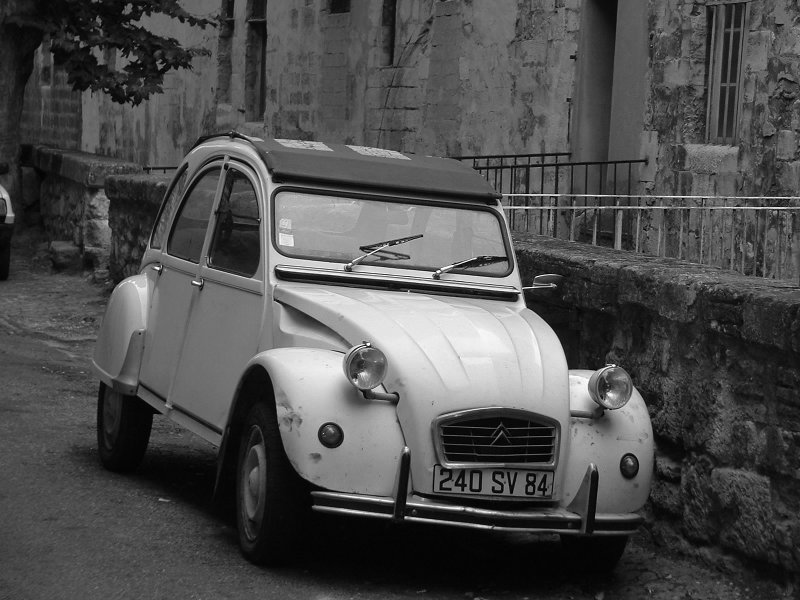
#> input picture 8/images/dolly.png, 800 x 600 px
$ jupyter execute --allow-errors sheet07.ipynb   (shell and % lines are left out)
#> lines starting #> are read from the running program, lines starting #| are printed output that depends on the picture
Osnabrück University - Computer Vision (Winter Term 2021/22) - Prof. Dr.-Ing. G. Heidemann, Ulf Krumnack, Axel Schaffland

# Exercise Sheet 07: Fourier Transform

## Introduction

This week's sheet should be solved and handed in before the end of **Tuesday, January 11, 2022**. Therefore, the sheet is a bit longer and you can get a total of 26 points. If you need help (and Google and other resources were not enough), feel free to contact your groups' designated tutor or whomever of us you run into first. Please upload your results to your group's Stud.IP folder.

**HINT: There is a bonus exercise in the end. If you do this bonus exercise you may leave out one of the other exercises.**

## Assignment 0: Math recap (Expectation and Variance) [0 Points]

This exercise is supposed to be very easy, does not give any points, and is voluntary. There will be a similar exercise on every sheet. It is intended to revise some basic mathematical notions that are assumed throughout this class and to allow you to check if you are comfortable with them. Usually you should have no problem to answer these questions offhand, but if you feel unsure, this is a good time to look them up again. You are always welcome to discuss questions with the tutors or in the practice session. Also, if you have a (math) topic you would like to recap, please let us know.

**a)** What is the relation between mean and expectated value? How to compute it?

YOUR ANSWER HERE

**b)** What is the variance? What does it express? Why is there a square in the formula?

YOUR ANSWER HERE

**c)** Can you compute mean and variance of a given 1-dimensional dataset (e.g., $D=\{9,10,11,7,13\}$). Can you do the same for a 3-dimensional dataset (e.g., D=\{(1,10,9), (1,10,10), (10,10,11), (19,10,7), (19,10,13)\})?

YOUR ANSWER HERE

[cell 1]
# YOUR CODE HERE

## Exercise 1: Understanding Fourier Transform [7 points]

This exercise aims at getting some intuition of finite, 2d-Fourier transform.

*Hint:* Python and numpy can deal with complex numbers: `np.real()` and `np.imag()` provide the real and imaginary parts. `np.abs()` and `np.angle()` provide amplitude and phase. `np.conj()` gives the complex conjugate.

**a)** Transform the image `dolly.png` into the frequency space (you may use the function
`numpy.fft.fft2`). The result will be a complex matrix. Plot histograms for the amplitude and phase
values. You may take the logarithm of the amplitude to enhance contrast.

[cell 2]
import numpy as np
import matplotlib.pyplot as plt
from skimage.color import rgb2gray

from numpy.fft import fft2, ifft2, fftshift

plt.gray()

img = plt.imread('images/dolly.png')
#> img is the input picture: shape (600, 800) float32; min 0, max 1, mean 0.305

img_ft = fft2(img)

amplitude = np.abs(img_ft)
phase = np.angle(img_ft)

f, ax = plt.subplots(2,2)
ax[0,0].imshow(img)
ax[0,1].set_title("Log amplitude histogram")
ax[0,1].hist(amplitude.flatten(), bins=50, log=False)

ax[1,0].set_title("amplitude histogram")
ax[1,0].hist(amplitude.flatten(), bins=50, log=False)

ax[1,1].set_title("Phase histogram")
ax[1,1].hist(phase.flatten(), bins=50)

f.tight_layout()
f.show()

**b)** Display the amplitude and phase in separate images. You may again take the logarithm of
the amplitude to enhance the contrast. You may also center the base frequency (see function `numpy.fft.fftshift`). Compare your results with CV-09, slide 33.

[cell 3]
import numpy as np
import matplotlib.pyplot as plt

img = plt.imread('images/dolly.png')

fig = plt.figure()


ax1 = fig.add_subplot(221)
plt.imshow(img)

ax2 = fig.add_subplot(222)
plt.imshow(np.log(amplitude))
plt.title("log amplitude")


fig2 = plt.figure()
ax3 = fig2.add_subplot(221)
plt.imshow(phase>0)
plt.title("phase")

ax4 = fig2.add_subplot(222)
plt.imshow(amplitude)
plt.title("amplitude")

plt.show()

**c)** Transform the image back from the frequency space to the image space (again using `fft2`).
What do you observe? Explain and repair the result.

[cell 4]
import numpy as np
import matplotlib.pyplot as plt


plt.imshow(np.real(ifft2(np.abs(img_ft) * np.exp(1j * np.angle(img_ft)))))
plt.show()

f, axes = plt.subplots(1,2)
f.tight_layout()
axes[0].imshow(img)
axes[0].set_title("Original")
restored = ifft2(fft2(img))
axes[1].imshow(np.real(restored))
axes[1].set_title("ifft(fft(.))")
plt.show()

There is nothing to observe or repair, the two look identical.

**d)** Now restore the image, but only keep the amplitude and vary the phase. Try fixed phase
values (0, $\pi/2$,. . . ), a random phase matrix, or a noisy version of the original phase values.

[cell 5]
import numpy as np
import matplotlib.pyplot as plt

img = plt.imread('images/dollySquared.jpg')
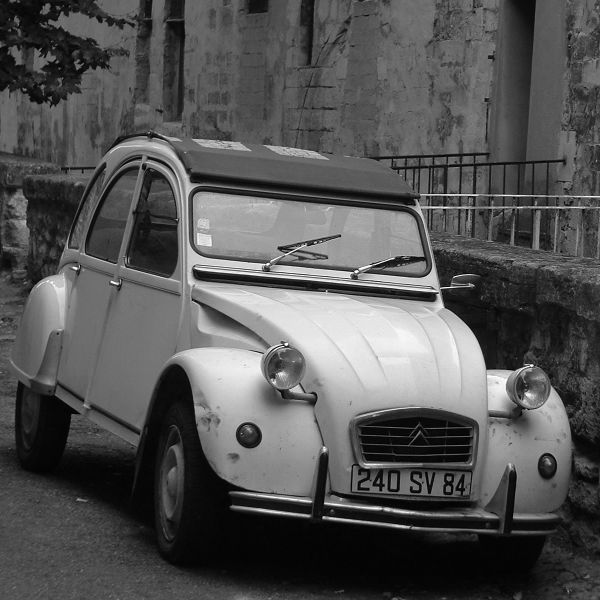
#> input picture 8/images/dollySquared.jpg, 600 x 600 px
#> img is the input picture: shape (600, 600); min 0, max 255, mean 83.7

# YOUR CODE HERE
def phase_amp_to_img(amplitude, phase):
    return np.real(ifft2(amplitude * np.exp(1j * phase)))

amplitude = np.abs(img_ft)
phase_random = np.random.uniform(phase.min(), phase.max(), phase.shape)
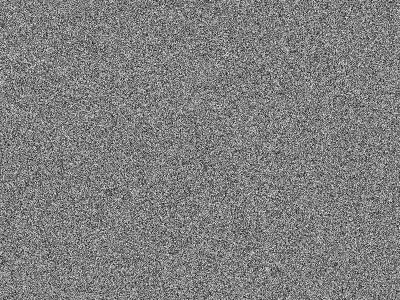
#> phase_random: shape (600, 800) float64 (shown at 1/2 size); min -3.14, max 3.14, mean -0.00199; drawn with min black and max white
phase_disturbed = phase + np.random.normal(size=phase.shape)
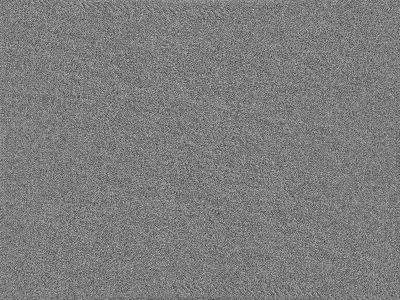
#> phase_disturbed: shape (600, 800) float64 (shown at 1/2 size); min -7, max 7.25, mean 0.00125; drawn with min black and max white
phase_constants = [np.full(phase.shape, value) for value in (k * np.pi / 2 for k in range(0, 5))]

f, ax = plt.subplots(2,4)
f.delaxes(ax[-1,-1])
f.tight_layout()
images = [ phase_amp_to_img(amplitude, phase_random),
        phase_amp_to_img(amplitude, phase_disturbed) ] + list(map(lambda p:phase_amp_to_img(amplitude, p), phase_constants))
#> in phase_amp_to_img (call 6), `return np.real(ifft2(amplitude * np.exp(1j * phase)))`:
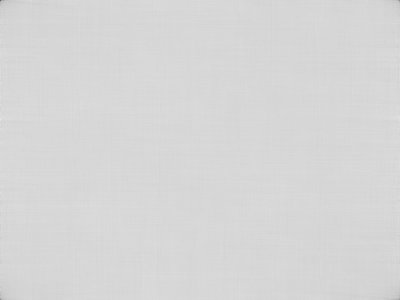
#> returned value: shape (600, 800) float64 (shown at 1/2 size); min -6.32e-15, max 1.12e-15, mean -5.59e-17; drawn with min black and max white
#> images = 7 items
titles = ['Random', 'Disturbed'] + ['Const %d*pi/2' % k for k in range(0, 5)]
for i in range(0, 7):
    ax[i//4, i % 4].imshow(images[i])
    ax[i//4, i % 4].set_title(titles[i])
plt.show()

**e)** We do the same, but now we keep the phase while varying the amplitude values, i.e. constant,
amplitude, randomly distributed amplitudes and noisy versions of the the original values.

Explain the results!

[cell 6]
import numpy as np
import matplotlib.pyplot as plt

img = plt.imread('images/dolly.png')

# Perform (fast) Fourier transform
ft = np.fft.fft2(img)

# Get amplitude and phase
amplitude = np.abs(ft)
phase = np.angle(ft)

amplitudes = []
amplitudes.append((amplitude, "original amplitude"))
amplitudes.append((np.zeros(amplitude.shape), "zero amplitude"))
amplitudes.append((np.ones(amplitude.shape)*amplitude.max(), "constant amplitude"))
amplitudes.append((np.random.rand(*amplitude.shape), "random amplitude"))
amplitudes.append((amplitude, "original amplitude"))

plt.figure(figsize=(12, 16)); plt.gray()
plt.subplot(3, 2, 1); plt.axis('off'); plt.imshow(img); plt.title('Original')

for i, (amp, tit) in enumerate(amplitudes):
    ft0 = amp * np.exp(1j * phase)
    img0 = np.abs(np.fft.ifft2(ft0))
    plt.subplot(3, 2, 2+i); plt.axis('off'); plt.title(tit)
    plt.imshow(img0)
#> this loop made 5 passes
#> tit on passes 1 to 5: 'original amplitude', 'zero amplitude', 'constant amplitude', 'random amplitude', 'original amplitude'
#> pass 3, `img0 = np.abs(np.fft.ifft2(ft0))`:
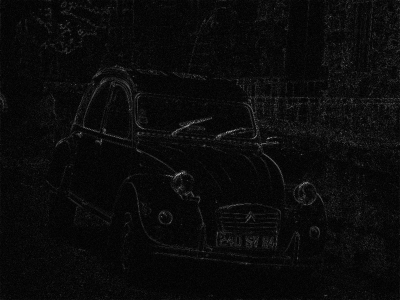
#> img0: shape (600, 800) float64 (shown at 1/2 size); min 0.00118, max 3288.2, mean 142.3; drawn with min black and max white

plt.show()

The Phase of a picture contains information about the structure of an image. Because the Phase is kept in this example, the structure of the car can be guessed. The amplitude on the other hand, provides how birght the waves of an image are. This is why the example images given above are that dark.

## Exercise 2: Implementing Fourier Transform [6 points]

**a)**
Explain in your own words the idea of Fourier transform. What is the frequency space? What does a point in that space represent?

YOUR ANSWER HERE

**b)** First implement a one-dimensional discrete version of Fourier transform, i.e. use the formula
$$ c_n = \sum_{x=0}^{L-1} f(x)\cdot e^{-\tfrac{2\pi i\cdot n}{L}\cdot x} \qquad \text{for $n=0,\ldots,L-1$}$$
for complex valued coefficients.

Plot the graph and the results of your Fourier transform, using the Matplotlib function `plot()`, for different functions. Compare your results with the output of the function `numpy.fft.fft`.

[cell 7]
import numpy as np
from scipy import misc
import matplotlib.pyplot as plt


# [18 lines left out: function fourier1d, not called in this run]


# number of points
L = np.arange(100)


def gaussian(x, mu, sig):
    return np.exp(-np.power(x - mu, 2.) / (2 * np.power(sig, 2.)))


# [6 lines of commented-out code are left out]
#> (the rest of this cell did not finish here and is left out)

**c)** Now implement a 2-dimensional version of Fourier transform for images, using the formula from the lecture. Compare your result with the output of `fft2`.

[cell 8]
import numpy as np
import matplotlib.pyplot as plt
from skimage.transform import rescale

def fourier2d(img):
    """
    Perform discrete 2D Fourier transform of a given image.

    Args:
        img (ndarray): Input image.

    Returns:

    """

    # YOUR CODE HERE ----------------------------------------------------------------------------------------------
    ft = np.zeros(img.shape, dtype=complex)
    M = img.shape[0]
    N = img.shape[1]
    for u in range(0, img.shape[0]):
        for v in range(0, img.shape[1]):
            # use meshgrid to make (xx,yy) pairs for all coords in x and y.
            # Like this we can evaluate the expression on a grid with fixed u, v
            # for all values of x and y at once
            xx, yy = np.meshgrid(np.arange(M), np.arange(N))
            ft[u,v] = np.sum(img[xx, yy] * np.exp(-1j * 2 * np.pi * (u*xx/M +v*yy/N)))
    #--------------------------------------------------------------------------------------------------------------
    print("done")
    return ft


# Now (visually) compare your results with np.fft.fft2
img = plt.imread('images/dolly.png')
img = rescale(img, 0.2)
#> img: shape (120, 160) float32

# YOUR CODE HERE --------------------------------------------------------------------------------------------------
print("first")

img_ft = fft2(img)
img_ft_shift = fftshift(img_ft)

amplitude = np.abs(img_ft_shift)
#> amplitude: shape (120, 160) float64
phase = np.angle(img_ft)
#> phase: shape (120, 160) float64

my_img_ft = fourier2d(img)
my_img_ft_shift = fftshift(img_ft)

my_amplitude = np.abs(my_img_ft_shift)
my_phase = np.angle(my_img_ft)

f, ax = plt.subplots(4,2)
ax[0,0].set_title("NP Log amplitude information")
ax[0,0].imshow(np.log(amplitude))
ax[0,1].set_title("NP Log amplitude histogram")
# histograms?? how do I get the power spectrum?
ax[0,1].hist(amplitude.flatten(), bins=200, log=True)

ax[1,0].set_title("NP Phase information")
ax[1,0].imshow(phase)
ax[1,1].set_title("NP Phase histogram")
ax[1,1].hist(phase.flatten(), bins=200)

ax[2,0].set_title("My Log amplitude information")
ax[2,0].imshow(np.log(my_amplitude))
ax[2,1].set_title("My Log amplitude histogram")
# histograms?? how do I get the power spectrum?
ax[2,1].hist(my_amplitude.flatten(), bins=200, log=True)

ax[3,0].set_title("My Phase information")
ax[3,0].imshow(my_phase)
ax[3,1].set_title("My Phase histogram")
ax[3,1].hist(my_phase.flatten(), bins=200)

f.tight_layout()

#-----------------------------------------------------------------------------------------------------------------#

plt.show()

## Exercise 3: Convolution theorem [7 points]

**a)** What does the convolution theorem state and what are its practical consequences?

In mathematics and in particular, functional analysis, convolution is a mathematical operator which takes two functions f and g and produces a third function that in a sense represents the amount of overlap between f and a reversed and translated version of g. A convolution is a kind of very general moving average, as one can see by taking one of the functions to be an indicator function of an interval.
The relationship between the spatial domain and the frequency domain can be established by convolution theorem.

**b)**
When introducing convolution, we have discussed different methods to deal with boundary pixels. From the perspective of Fourier analysis, what is the natural way to deal with this problem?

$$r(x) = {g * h}(x) = \mathfrak{F}^{-1}{G \cdot H} $$

**c)** What is the complexity for computing a convolution using the convolution theorem? Compare this with your complexity results from sheet 01, Assignment 1(c).

? 2D / 1D ? Convolution

FFT   2D  O(n^2 log^2 n)  --> O(n^4)
FFT   3D  O(n^3 log^3 n) -->  O(n^6)

**d)** Proof the convolution theorem.

YOUR ANSWER HERE

## Exercise 4: Filter design and frequency space[6 points]

**a)** Create and plot the kernels of box filter and binomial filter in frequency space. Vary the the kernel size. What do you observe?

[cell 9]
import numpy as np
import matplotlib.pyplot as plt
from scipy.special import binom

kernel_size = 13 # vary this
image_size = 100

# compute the kernel
box_kernel = np.zeros((image_size,image_size))
binomial_kernel = np.zeros((image_size,image_size))

# YOUR CODE HERE

box_frequencies = np.fft.fftshift(np.fft.fft2(box_kernel))
binomial_frequencies = np.fft.fftshift(np.fft.fft2(binomial_kernel))

# plot kernel in frequency space
plt.figure(figsize=(12,6))
plt.gray()
plt.subplot(1,2,1)
plt.title(f"Box filter (size={kernel_size})")
plt.imshow(np.abs(box_frequencies))
plt.plot(np.arange(image_size), np.abs(box_frequencies)[image_size//2]*image_size)
plt.ylim(0, image_size-1)
plt.subplot(1,2,2)
plt.title(f"Binomial filter (size={kernel_size})")
plt.imshow(np.abs(binomial_frequencies))
plt.plot(np.arange(image_size), np.abs(binomial_frequencies)[image_size//2]*image_size)
plt.ylim(0, image_size-1)
plt.show()

YOUR ANSWER HERE

**b)** Implement a low pass filter and apply it to the given image with different cut off frequencies $F_\max$. What do you observe? Explain that observation and discuss how to improve the result.

[cell 10]
import numpy as np
import matplotlib.pyplot as plt
import imageio

f_max = 30
#> (the rest of this cell did not finish here and is left out)

YOUR ANSWER HERE

**c)** What is a good kernel size for a Gaussian filter? Justify your answer.

YOUR ANSWER HERE

**d)** Describe impulse ("salt and pepper") noise and explain what kind of filter should be used to remove such noise.

YOUR ANSWER HERE

## Exercise 5: Applying Fourier Transform [Bonus]

If you solve this exercise you may leave out one of the other exercises.

**a)** In order to apply the Custom Structuring Element to our satelite image in Assignment 4 of Sheet 3 we had to rotate the image. We had to measure the rotation angle by hand. We can now do this automatically via Fourier Transform.

1. Apply Fourier transform to the `img_gray`. The resulting amplitude should show the angle of the black lines.

1. Try to automatically get the rotation angle from the Fourier space. There are different ways to achieve this.
   Hints:
   * You may threshold the amplitudes, to only keep “relevant” values. You can then compute the angle of the largest relevant value.
   * Alternatively, you may apply methods you know from other lectures to get the main component and compute its angle.

1. Rotate the image back to its originally intended orientation (`skimage.transform.rotate`).

[cell 11]
import numpy as np
from skimage import color
from skimage.transform import hough_line, hough_line_peaks
from skimage.transform import rotate
import matplotlib.pyplot as plt
from scipy.ndimage.morphology import binary_erosion

img = plt.imread('images/landsat_stack2.png')
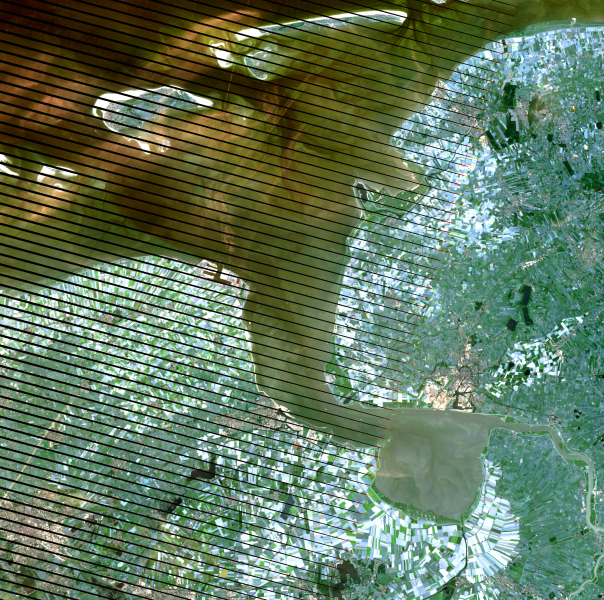
#> input picture 8/images/landsat_stack2.png, 604 x 600 px
#> img is the input picture: shape (600, 604, 3) float32; mean R, G, B 0.385, 0.473, 0.371
img_gray = color.rgb2gray(img)
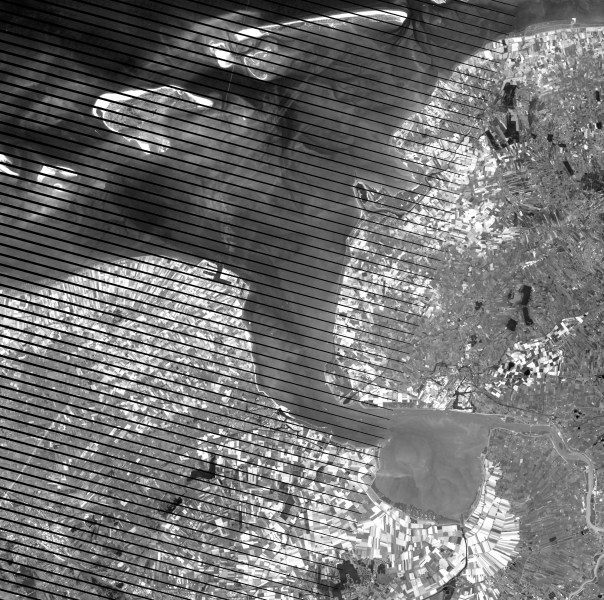
#> img_gray: shape (600, 604) float32; min 0, max 1, mean 0.447

# YOUR CODE HERE

text_thresh = 240
img = img > text_thresh
#> img: shape (600, 604, 3) bool; every value is 0


structure = np.ones((2,2))

#img = binary_erosion(img_gray, structure)
img = img_gray


f = plt.figure()
ax = f.add_subplot(2,2,1)
ax.set_title("theta = %d + %s erosion" % (text_thresh, structure.shape))
ax.imshow(img)

ft = np.fft.fft2(img)
amp, phase = (np.abs(ft), np.angle(ft))
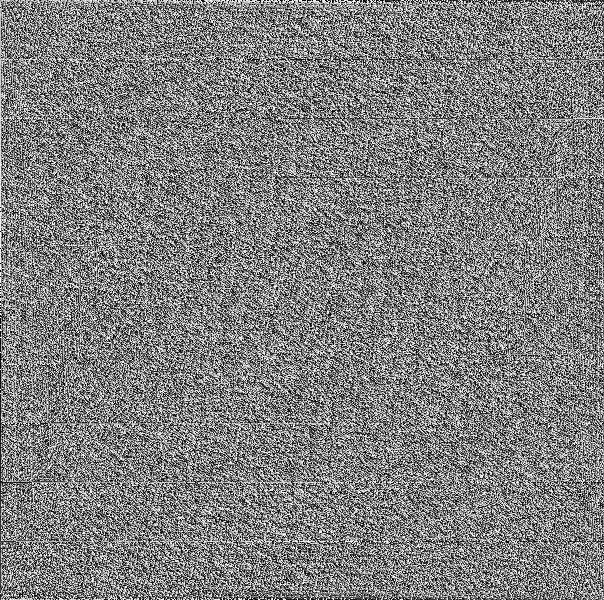
#> phase: shape (600, 604) float64; min -3.14, max 3.14, mean 1.25e-18; drawn with min black and max white

amp_thresh = 8
#amp[np.log(amp) < amp_thresh] = 0

ax = f.add_subplot(2,2,2)
ax.set_title("log((shift(amp) >= %d) + 1)" % (amp_thresh))
ax.imshow(np.log(np.fft.fftshift(amp + 1)))

hough, angles, dists = hough_line(amp)
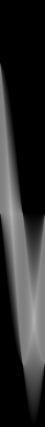
#> hough: shape (1705, 180) uint64 (shown at 1/4 size); min 0, max 1200, mean 212.6; drawn with min black and max white
#> angles = 180 values from -1.57 to 1.55; dists = 1705 values from -852 to 852
peak_vals, peak_angles, peak_dists = hough_line_peaks(hough, angles, dists)
#> peak_vals = 62 values, max 1200 at index 0, min 604 at index 59, mean 655.4; peak_angles = 62 values, max 1.55 at index 60, min -1.57 at index 61, mean -0.302; peak_dists = 62 values, max 536 at index 59, min -596 at index 61, mean 11.05
peak_angles_deg = np.rad2deg(peak_angles)
#> peak_angles_deg = 62 values, max 89 at index 60, min -90 at index 61, mean -17.31

ax = f.add_subplot(2,2,3)
ax.imshow(hough)
ax.set_title("Hough transform of amplitude")

ax = f.add_subplot(2,2,4)
ax.set_title("img rotated by %f°" % peak_angles_deg[0])
img = plt.imread('images/landsat_stack2.png')
ax.imshow(rotate(img, peak_angles_deg[0]))

plt.show()
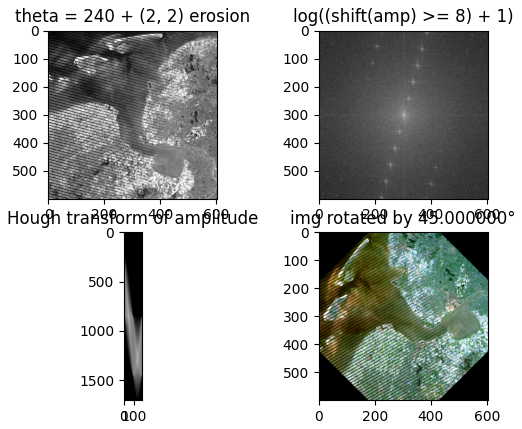
#> figure drawn by matplotlib, 4 panels
